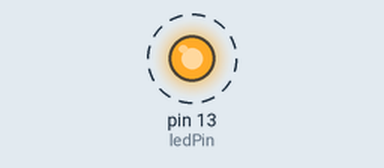
Simulated run of this sketch. Board: Arduino Uno, built with avr-gcc and run on an emulated ATmega328P. Shown: output pins drawn as LEDs (lit = HIGH). Dashed ring = blinking.

Above: at 0.2 s.
Timing chart, 0 to 3.0 s (numbered marks = the images above):
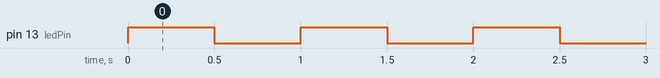

The sketch:

Leds1.ino
```cpp
// (licence header left out)
const int ledPin = 13;
const int delayPeriod = 500;

void setup() {
  pinMode(ledPin, OUTPUT);
}

void loop() {
  digitalWrite(ledPin, HIGH);
  delay(delayPeriod);
  digitalWrite(ledPin, LOW);
  delay(delayPeriod);
}
```

Measured:
- by itself, pin 13 (ledPin): alternates HIGH for 0.50 s and LOW for 0.50 s
